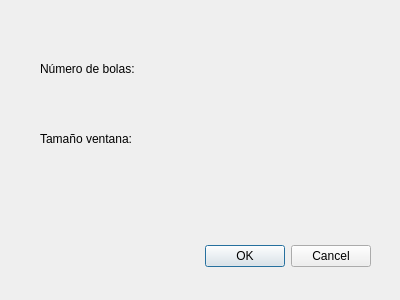
<?xml version="1.0" encoding="UTF-8"?>
<ui version="4.0">
 <class>InfoDialog</class>
 <widget class="QDialog" name="InfoDialog">
  <property name="geometry">
   <rect>
    <x>0</x>
    <y>0</y>
    <width>400</width>
    <height>300</height>
   </rect>
  </property>
  <property name="windowTitle">
   <string>Dialog</string>
  </property>
  <widget class="QDialogButtonBox" name="buttonBox">
   <property name="geometry">
    <rect>
     <x>30</x>
     <y>240</y>
     <width>341</width>
     <height>32</height>
    </rect>
   </property>
   <property name="orientation">
    <enum>Qt::Horizontal</enum>
   </property>
   <property name="standardButtons">
    <set>QDialogButtonBox::Cancel|QDialogButtonBox::Ok</set>
   </property>
  </widget>
  <widget class="QLabel" name="label">
   <property name="geometry">
    <rect>
     <x>40</x>
     <y>60</y>
     <width>121</width>
     <height>17</height>
    </rect>
   </property>
   <property name="text">
    <string>Número de bolas:</string>
   </property>
  </widget>
  <widget class="QLabel" name="label_2">
   <property name="geometry">
    <rect>
     <x>40</x>
     <y>130</y>
     <width>121</width>
     <height>17</height>
    </rect>
   </property>
   <property name="text">
    <string>Tamaño ventana:</string>
   </property>
  </widget>
  <widget class="QLabel" name="lbNum">
   <property name="geometry">
    <rect>
     <x>200</x>
     <y>60</y>
     <width>67</width>
     <height>17</height>
    </rect>
   </property>
   <property name="text">
    <string/>
   </property>
  </widget>
  <widget class="QLabel" name="lbSize">
   <property name="geometry">
    <rect>
     <x>190</x>
     <y>130</y>
     <width>67</width>
     <height>17</height>
    </rect>
   </property>
   <property name="text">
    <string/>
   </property>
  </widget>
 </widget>
 <resources/>
 <connections>
  <connection>
   <sender>buttonBox</sender>
   <signal>accepted()</signal>
   <receiver>InfoDialog</receiver>
   <slot>accept()</slot>
   <hints>
    <hint type="sourcelabel">
     <x>248</x>
     <y>254</y>
    </hint>
    <hint type="destinationlabel">
     <x>157</x>
     <y>274</y>
    </hint>
   </hints>
  </connection>
  <connection>
   <sender>buttonBox</sender>
   <signal>rejected()</signal>
   <receiver>InfoDialog</receiver>
   <slot>reject()</slot>
   <hints>
    <hint type="sourcelabel">
     <x>316</x>
     <y>260</y>
    </hint>
    <hint type="destinationlabel">
     <x>286</x>
     <y>274</y>
    </hint>
   </hints>
  </connection>
 </connections>
</ui>
